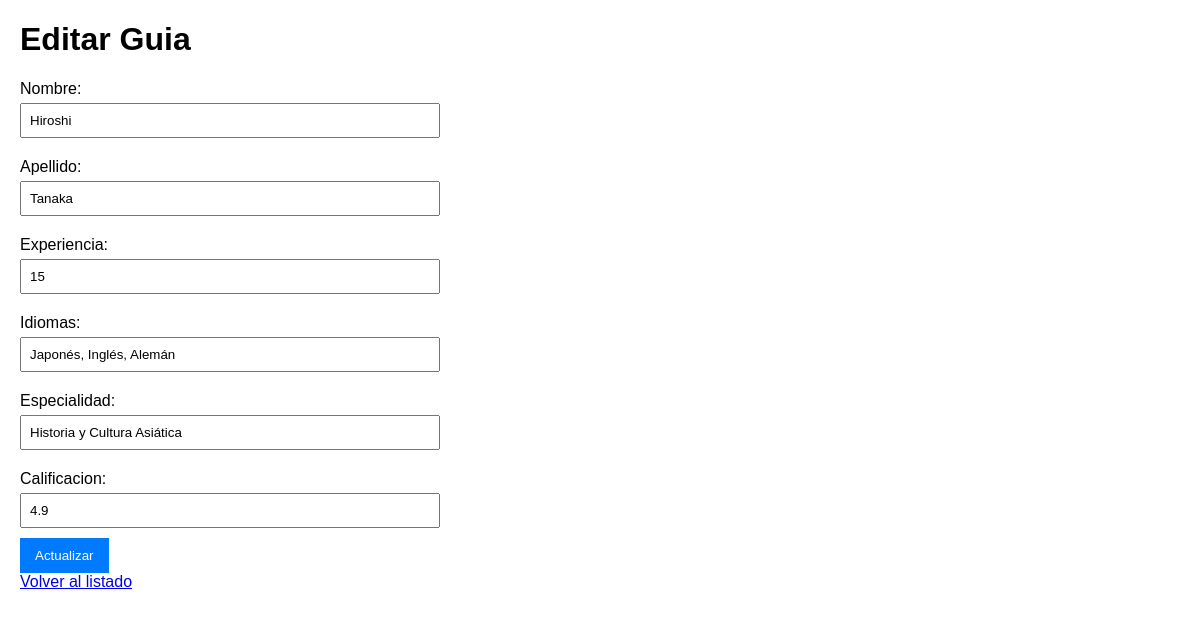
The page /editar/2/ on the database its author committed.
### app_guia/models.py (models this page shows, shortened)
class Guia(models.Model):
    nombre = models.CharField(max_length=100)
    apellido = models.CharField(max_length=100)
    experiencia = models.PositiveIntegerField()
    idiomas = models.TextField()
    especialidad = models.CharField(max_length=100)
    calificacion = models.DecimalField(max_digits=2, decimal_places=1)

### app_guia/views.py (the view, shortened to what this page needs)
# urls.py: path('editar/<int:id>/', views.editar_guia, name='editar_guia'),
def editar_guia(request, id):
    guia = get_object_or_404(Guia, id=id)
    return render(request, 'editar_guia.html', {'guia': guia})

### app_guia/templates/editar_guia.html (shortened to what this page needs)
<!DOCTYPE html>
<html lang="es">
<head>
</head>
<body>
    <h1>Editar Guia</h1>
    <form method="post">
        <label>Nombre:</label>
        <input type="text" name="nombre" value="{{ guia.nombre }}" required>
        <label>Apellido:</label>
        <input type="text" name="apellido" value="{{ guia.apellido }}"  required>
        <label>Experiencia:</label>
        <input type="number" name="experiencia" value="{{ guia.experiencia }}"  required>
        <label>Idiomas:</label>
        <input type="text" name="idiomas" value="{{ guia.idiomas }}"  required>
        <label>Especialidad:</label>
        <input type="text" name="especialidad" value="{{ guia.especialidad }}"  required>
        <label>Calificacion:</label>
        <input type="number" name="calificacion" value="{{ guia.calificacion }}"  required>
        <button type="submit">Actualizar</button>
    </form>
    <a href="/">Volver al listado</a>
</body>
</html>

### app_guia/templates/editar_guia.html (style rules this page uses)
body { font-family: Arial, sans-serif; margin: 20px; }
form { max-width: 400px; }
label { display: block; margin: 10px 0 5px; }
input { width: 100%; padding: 8px; margin-bottom: 10px; }
button { background-color: #007BFF; color: white; padding: 10px 15px; border: none; cursor: pointer; }

### rows shown on the page
Guia: nombre "Hiroshi", apellido "Tanaka", experiencia "15", idiomas "Japonés, Inglés, Alemán", especialidad "Historia y Cultura Asiática", calificacion "4.9"
